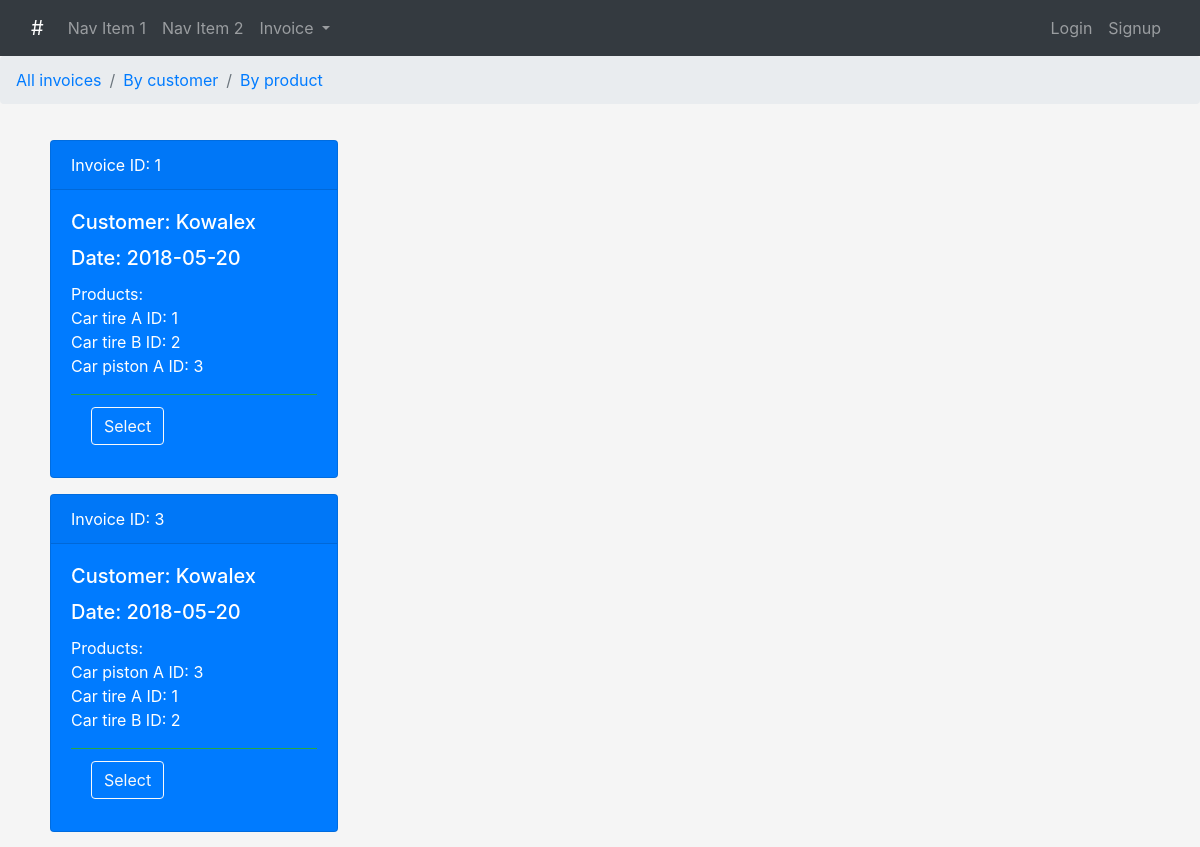
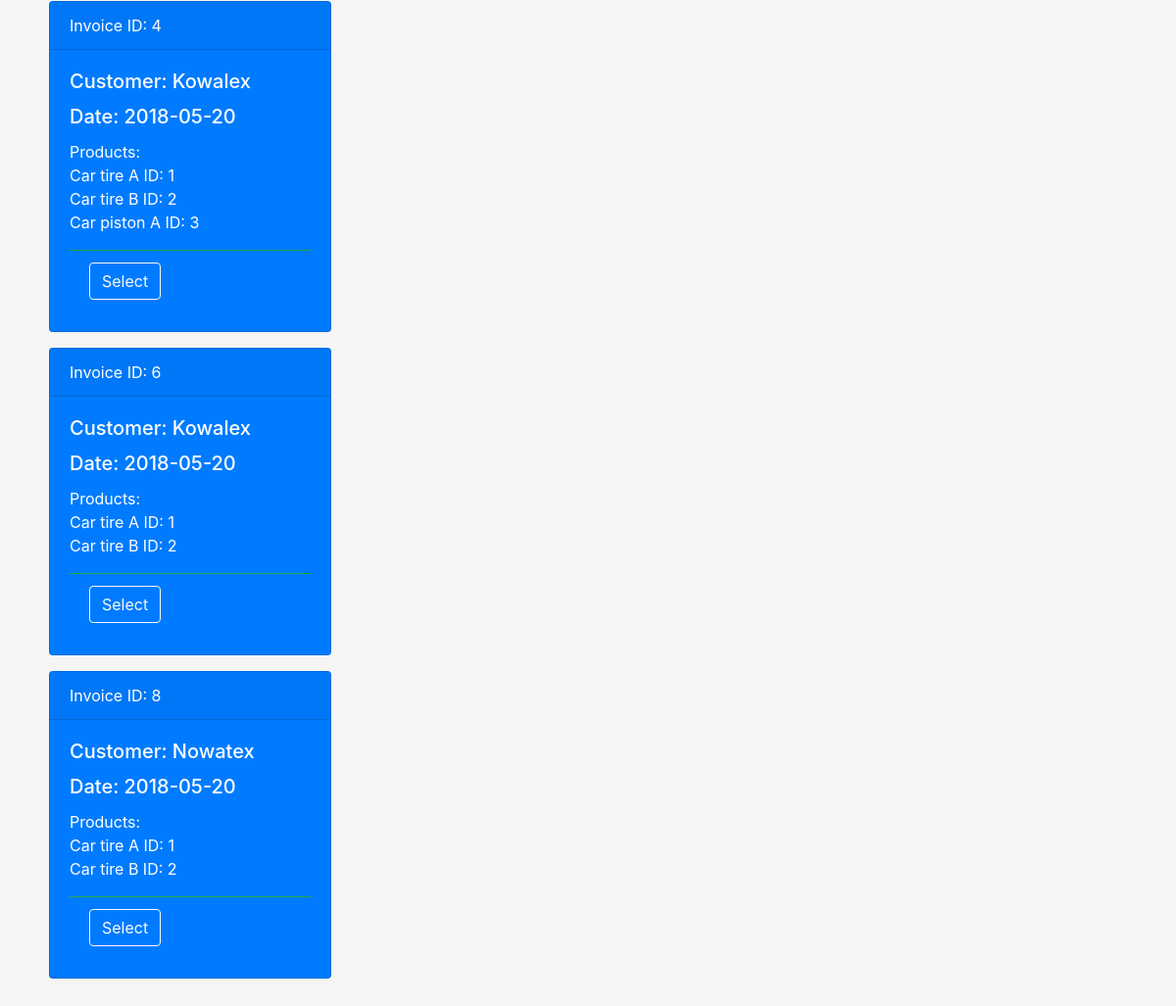
The page /invoices/product/2 on the database its author committed (2 pictures, top to bottom).
### models.py (models this page shows)
class Invoices(db.Model):
    __tablename__ = 'invoices'
    invoices_id = db.Column(db.Integer, primary_key=True)
    net = db.Column(db.Integer, default=0)
    tax = db.Column(db.Integer, default=0)
    sum = db.Column(db.Integer, default=0)
    customer_id = db.Column(db.Integer, db.ForeignKey('customers.customers_id'), nullable=False)
    date = db.Column(db.DateTime, nullable=False, default=datetime.utcnow)
    payment_date = db.Column(db.DateTime, nullable=False, default=datetime.utcnow)
    quantities = db.relationship('Quantities', backref='invoice', lazy=True)

class Customers(db.Model):
    __tablename__ = 'customers'
    customers_id = db.Column(db.Integer, primary_key=True)
    name = db.Column(db.String(80), nullable=False)
    nip = db.Column(db.String(30), nullable=False)
    adress = db.Column(db.String(80), nullable=False)
    payment = db.Column(db.Integer, default=0)
    invoices = db.relationship('Invoices', backref='customer', lazy=True)

class Products(db.Model):
    __tablename__ = 'products'
    products_id = db.Column(db.Integer, primary_key=True)
    name = db.Column(db.String(80), nullable=False)
    group = db.Column(db.String(30), nullable=False)
    stock_quantity = db.Column(db.Integer, default=0)
    price = db.Column(db.Integer, default=0)
    ordering = db.relationship('Invoices', secondary=orders, backref=db.backref('invoicing'), lazy='dynamic')
    product_qty = db.relationship('Quantities', backref='product', lazy=True)

### views.py (the view)
@app.route('/invoices/product/<int:product_id>', methods=['GET','POST'])
def product_invoices(product_id):
    selected_product = Products.query.get_or_404(product_id)
    if request.method == 'POST':
        inv_id = request.form.get('selected_invoice')
        return redirect(url_for('selected_invoice', inv_id=inv_id))
    return render_template('invoices.html', selected_product=selected_product)

### templates/invoices.html (shortened to what this page needs)
{% extends 'layout.html' %}
{% block body %}
<nav aria-label="breadcrumb">
  <ol class="breadcrumb">
    <li class="breadcrumb-item"><a href="{{url_for('invoices_archive')}}">All invoices</a></li>
    <li class="breadcrumb-item"><a href="{{url_for('invoices_by_customer')}}">By customer</a></li>
    <li class="breadcrumb-item"><a href="{{url_for('invoices_by_product')}}">By product</a></li>
  </ol>
</nav>
{% if selected_product %}
<div class="container">
    <div class="row">
  <div class="col-sm-4">
      {% for invoice in selected_product.ordering %}
<div class="card-deck">
<div class="card text-white bg-primary mb-3" style="max-width: 18rem;">
  <div class="card-header">Invoice ID: {{invoice.invoices_id}}</div>
  <div class="card-body">
    <h5 class="card-title">Customer: {{invoice.customer.name}}</h5>
      <h5 class="card-title">Date: {{invoice.date.date()}}</h5>
    <p class="card-text">Products: <br>
    {% for product in invoice.invoicing %}
    {{product.name}} ID: {{product.products_id}} <br>
    {% endfor %}
    </p>
  <div class="card-footer bg-transparent border-success">
      <form method="POST">
      <button type="submit" class="btn btn-outline-light">
              Select
      </button>
      </form>
  </div>
  </div>
</div>
</div>
       {% endfor %}
    </div>
    </div>
</div>
{% endif %}
{% endblock %}

### static/css/my_style.css (style rules this page uses)
body { background-color: WhiteSmoke; }
.container { padding: 20px; }

### rows shown on the page
Invoices: invoices_id "1", customer.name "Kowalex", date "2018-05-20"
Products: name "Car tire A", products_id "1"
Products: name "Car tire B", products_id "2"
Products: name "Car piston A", products_id "3"
Invoices: invoices_id "3", customer.name "Kowalex", date "2018-05-20"
Invoices: invoices_id "4", customer.name "Kowalex", date "2018-05-20"
Invoices: invoices_id "6", customer.name "Kowalex", date "2018-05-20"
Invoices: invoices_id "8", customer.name "Nowatex", date "2018-05-20"
